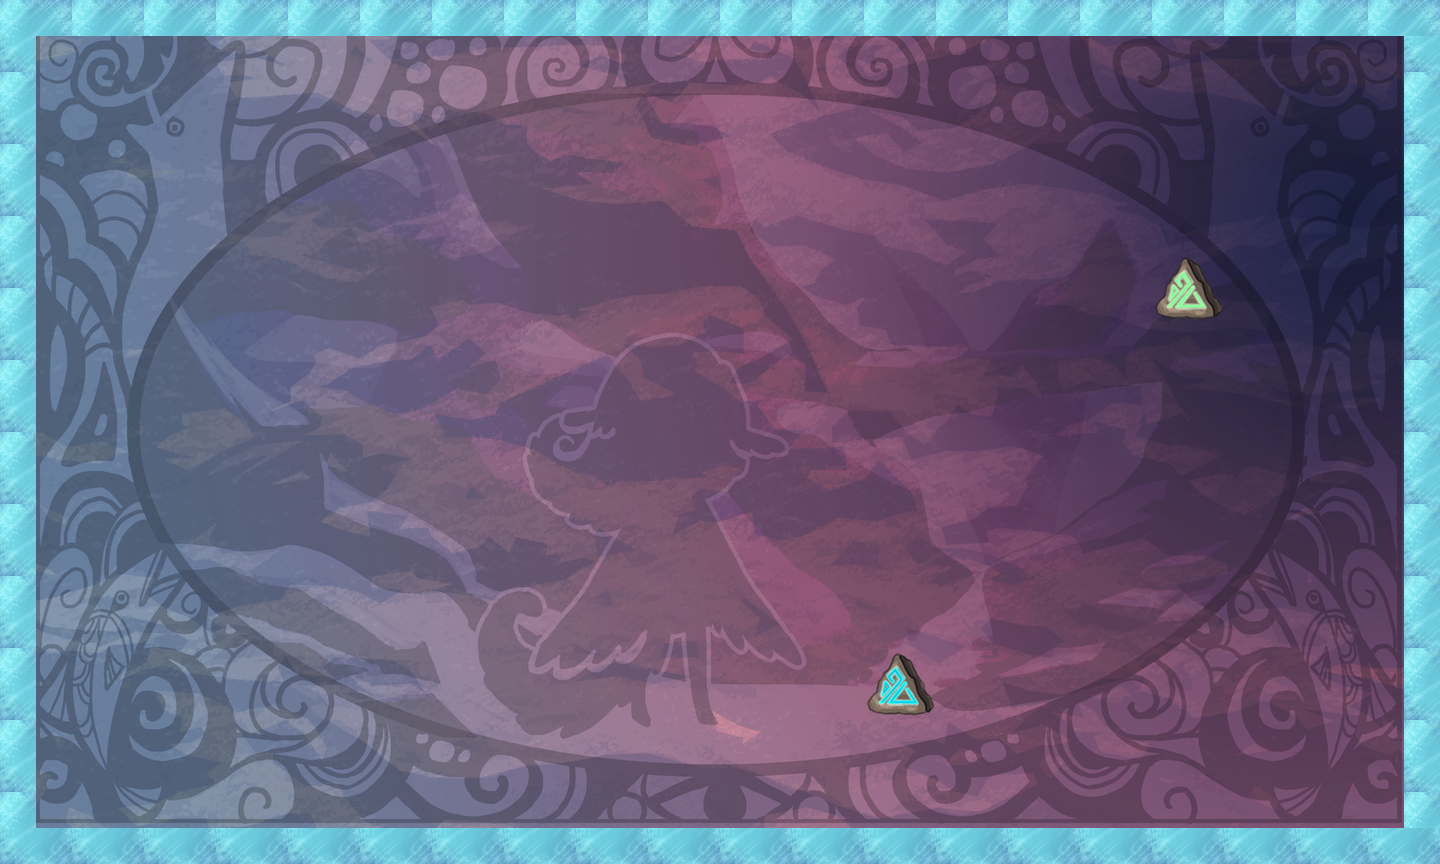

This game map was drawn from its Tiled (.tmx) file and the tilesets committed beside it. A one-line description and the trimmed map source follow:
An orthogonal 40x24 tile map with 36x36 px tiles, 2 tile layers (bg, tiles), 13 tilesets.

<map version="1.0" orientation="orthogonal" width="40" height="24" tilewidth="36" tileheight="36">
 <properties>
  <property name="itemSize" value="2" />
  <property name="playerLocation" value="!json! {&quot;x&quot;: 3, &quot;y&quot;:10 }" />
  <property name="tutorial" value="false" />
 </properties>
 <tileset firstgid="1" name="bg" tilewidth="1440" tileheight="864">
  <tileoffset x="-720" y="432" />
  <image source="../../../art/bg.png" width="1440" height="864" />
 </tileset>
 <tileset firstgid="2" name="redWall" tilewidth="36" tileheight="36">
  <image source="../../../art/redWall.png" width="72" height="72" />
  <tile id="0">
   <properties>
    <property name="bodyType" value="static" />
    <property name="collType" value="solid" />
    <property name="func" value="redWallCollision" />
    <property name="name" value="redWall" />
    <property name="physics:bounce" value="0" />
    <property name="physics:enabled" value="true" />
   </properties>
  </tile>
  <tile id="1">
   <properties>
    <property name="bodyType" value="static" />
    <property name="collType" value="solid" />
    <property name="func" value="redWallCollision" />
    <property name="name" value="redWall" />
    <property name="physics:bounce" value="0" />
    <property name="physics:enabled" value="true" />
   </properties>
  </tile>
  <tile id="2">
   <properties>
    <property name="bodyType" value="static" />
    <property name="collType" value="solid" />
    <property name="func" value="redWallCollision" />
    <property name="name" value="redWall" />
    <property name="physics:bounce" value="0" />
    <property name="physics:enabled" value="true" />
   </properties>
  </tile>
  <tile id="3">
   <properties>
    <property name="bodyType" value="static" />
    <property name="collType" value="solid" />
    <property name="func" value="redWallCollision" />
    <property name="name" value="redWall" />
    <property name="physics:bounce" value="0" />
    <property name="physics:enabled" value="true" />
   </properties>
  </tile>
 </tileset>
 <tileset firstgid="6" name="aura" tilewidth="72" tileheight="72">
  <image source="../../../art/aura.png" width="72" height="72" />
  <tile id="0">
   <properties>
    <property name="bodyType" value="static" />
    <property name="collType" value="passThru" />
    <property name="func" value="blueAuraCollision" />
    <property name="name" value="blueAura" />
    <property name="physics:bounce" value="0" />
    <property name="physics:enabled" value="true" />
   </properties>
  </tile>
 </tileset>
 <tileset firstgid="7" name="rune" tilewidth="72" tileheight="72">
  <image source="../../../art/rune.png" width="72" height="72" />
  <tile id="0">
   <properties>
    <property name="bodyType" value="static" />
    <property name="collType" value="passThru" />
    <property name="func" value="runeCollision" />
    <property name="name" value="rune" />
    <property name="physics:bounce" value="0" />
    <property name="physics:enabled" value="true" />
   </properties>
  </tile>
 </tileset>
 <tileset firstgid="8" name="key" tilewidth="72" tileheight="72">
  <image source="../../../art/antler.png" width="72" height="72" />
  <tile id="0">
   <properties>
    <property name="bodyType" value="static" />
    <property name="collType" value="passThru" />
    <property name="collectible" value="true" />
    <property name="func" value="keyCollision" />
    <property name="name" value="key" />
    <property name="physics:bounce" value="0" />
    <property name="physics:enabled" value="true" />
   </properties>
  </tile>
 </tileset>
 <tileset firstgid="9" name="blueWall" tilewidth="36" tileheight="36">
  <image source="../../../art/blueWall.png" width="72" height="72" />
  <tile id="0">
   <properties>
    <property name="bodyType" value="static" />
    <property name="collType" value="wall" />
    <property name="func" value="blueWallCollision" />
    <property name="name" value="blueWall" />
    <property name="physics:bounce" value="0" />
    <property name="physics:enabled" value="true" />
   </properties>
  </tile>
  <tile id="1">
   <properties>
    <property name="bodyType" value="static" />
    <property name="collType" value="wall" />
    <property name="func" value="blueWallCollision" />
    <property name="name" value="blueWall" />
    <property name="physics:bounce" value="0" />
    <property name="physics:enabled" value="true" />
   </properties>
  </tile>
  <tile id="2">
   <properties>
    <property name="bodyType" value="static" />
    <property name="collType" value="wall" />
    <property name="func" value="blueWallCollision" />
    <property name="name" value="blueWall" />
    <property name="physics:bounce" value="0" />
    <property name="physics:enabled" value="true" />
   </properties>
  </tile>
  <tile id="3">
   <properties>
    <property name="bodyType" value="static" />
    <property name="collType" value="wall" />
    <property name="func" value="blueWallCollision" />
    <property name="name" value="blueWall" />
    <property name="physics:bounce" value="0" />
    <property name="physics:enabled" value="true" />
   </properties>
  </tile>
 </tileset>
 <tileset firstgid="13" name="greenWall" tilewidth="36" tileheight="36">
  <image source="../../../art/greenWall.png" width="72" height="72" />
  <tile id="0">
   <properties>
    <property name="bodyType" value="static" />
    <property name="collType" value="solid" />
    <property name="func" value="greenWallCollision" />
    <property name="name" value="greenWall" />
    <property name="physics:bounce" value="0" />
    <property name="physics:enabled" value="static" />
   </properties>
  </tile>
  <tile id="1">
   <properties>
    <property name="bodyType" value="static" />
    <property name="collType" value="solid" />
    <property name="func" value="greenWallCollision" />
    <property name="name" value="greenWall" />
    <property name="physics:bounce" value="0" />
    <property name="physics:enabled" value="true" />
   </properties>
  </tile>
  <tile id="2">
   <properties>
    <property name="bodyType" value="static" />
    <property name="collType" value="solid" />
    <property name="func" value="greenWallCollision" />
    <property name="name" value="greenWall" />
    <property name="physics:bounce" value="0" />
    <property name="physics:enabled" value="true" />
   </properties>
  </tile>
  <tile id="3">
   <properties>
    <property name="bodyType" value="static" />
    <property name="collType" value="solid" />
    <property name="func" value="greenWallCollision" />
    <property name="name" value="greenWall" />
    <property name="physics:bounce" value="0" />
    <property name="physics:enabled" value="true" />
   </properties>
  </tile>
 </tileset>
 <tileset firstgid="17" name="lockedDoor" tilewidth="72" tileheight="72">
  <image source="../../../art/lockeddoor.png" width="72" height="72" />
  <tile id="0">
   <properties>
    <property name="bodyType" value="static" />
    <property name="collType" value="solid" />
    <property name="func" value="lockedDoorCollision" />
    <property name="name" value="lockedDoor" />
    <property name="physics:bounce" value="0" />
    <property name="physics:enabled" value="true" />
   </properties>
  </tile>
 </tileset>
 <tileset firstgid="18" name="runeblue" tilewidth="72" tileheight="72">
  <image source="../../../art/runeblue.png" width="72" height="72" />
  <tile id="0">
   <properties>
    <property name="bodyType" value="static" />
    <property name="collType" value="passThru" />
    <property name="func" value="runeCollision" />
    <property name="name" value="blueRune" />
    <property name="physics:bounce" value="0" />
    <property name="physics:enabled" value="true" />
   </properties>
  </tile>
 </tileset>
 <tileset firstgid="19" name="runegreen" tilewidth="72" tileheight="72">
  <image source="../../../art/runegreen.png" width="72" height="72" />
  <tile id="0">
   <properties>
    <property name="bodyType" value="static" />
    <property name="collType" value="passThru" />
    <property name="func" value="runeCollision" />
    <property name="name" value="greenRune" />
    <property name="physics:bounce" value="0" />
    <property name="physics:enabled" value="true" />
   </properties>
  </tile>
 </tileset>
 <tileset firstgid="20" name="runepink" tilewidth="72" tileheight="72">
  <image source="../../../art/runepink.png" width="72" height="72" />
  <tile id="0">
   <properties>
    <property name="bodyType" value="static" />
    <property name="collType" value="passThru" />
    <property name="func" value="runeCollision" />
    <property name="name" value="pinkRune" />
    <property name="physics:bounce" value="0" />
    <property name="physics:enabled" value="true" />
   </properties>
  </tile>
 </tileset>
 <tileset firstgid="21" name="runepurple" tilewidth="72" tileheight="72">
  <image source="../../../art/runepurple.png" width="72" height="72" />
  <tile id="0">
   <properties>
    <property name="bodyType" value="static" />
    <property name="collType" value="passThru" />
    <property name="func" value="runeCollision" />
    <property name="name" value="purpleRune" />
    <property name="physics:bounce" value="0" />
    <property name="physics:enabled" value="true" />
   </properties>
  </tile>
 </tileset>
 <tileset firstgid="22" name="runeyellow" tilewidth="72" tileheight="72">
  <image source="../../../art/runeyellow.png" width="72" height="72" />
  <tile id="0">
   <properties>
    <property name="bodyType" value="static" />
    <property name="collType" value="passThru" />
    <property name="func" value="runeCollision" />
    <property name="name" value="yellowRune" />
    <property name="physics:bounce" value="0" />
    <property name="physics:enabled" value="true" />
   </properties>
  </tile>
 </tileset>
 <layer name="bg" width="40" height="24">
  <data>[960 cells, 1 non-empty, 1 distinct tile ids]</data>
 </layer>
 <layer name="tiles" width="40" height="24">
  <data>[960 cells, 126 non-empty, 6 distinct tile ids]</data>
 </layer>
</map>
